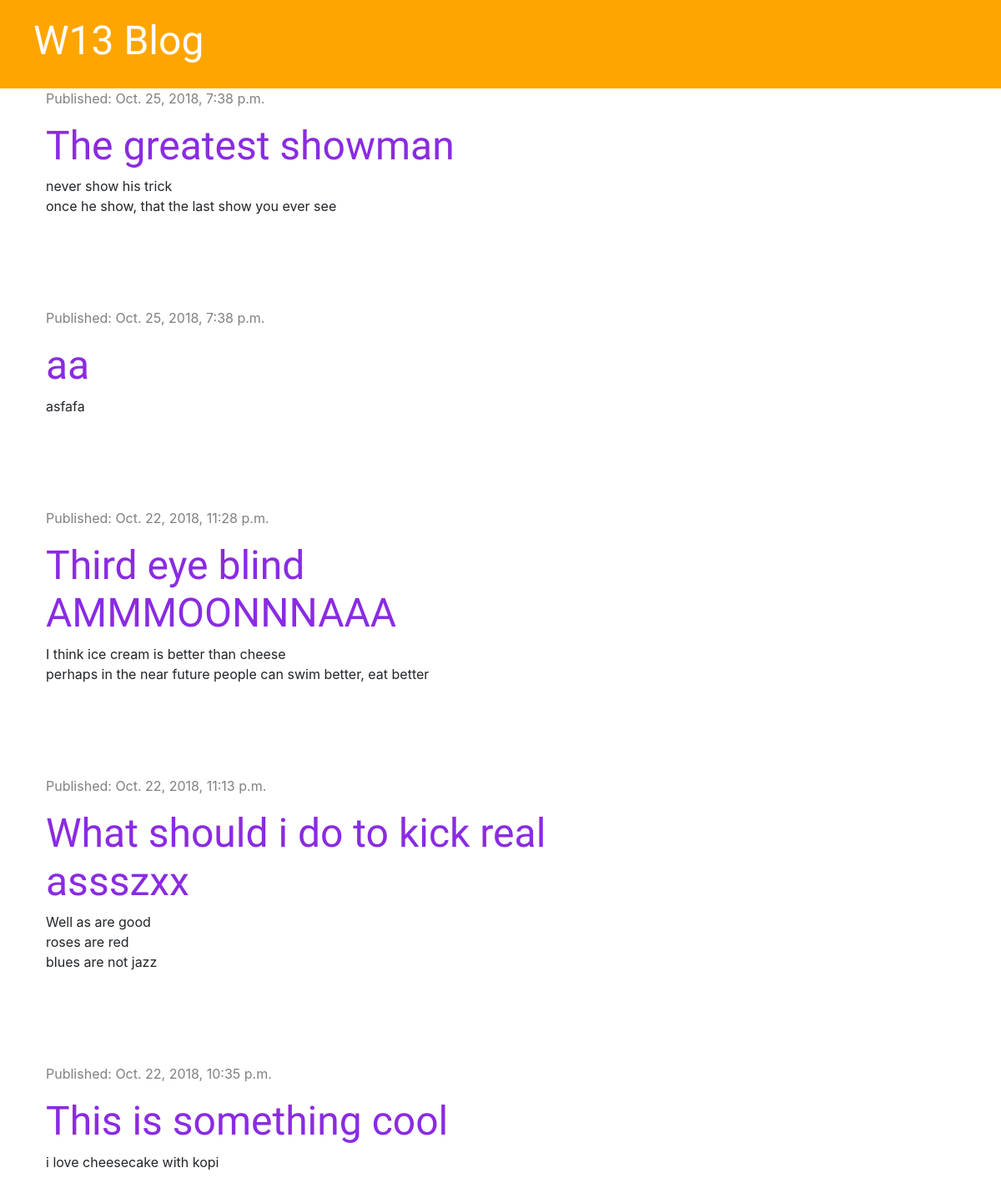
/, run on an earlier commit of the app's database.
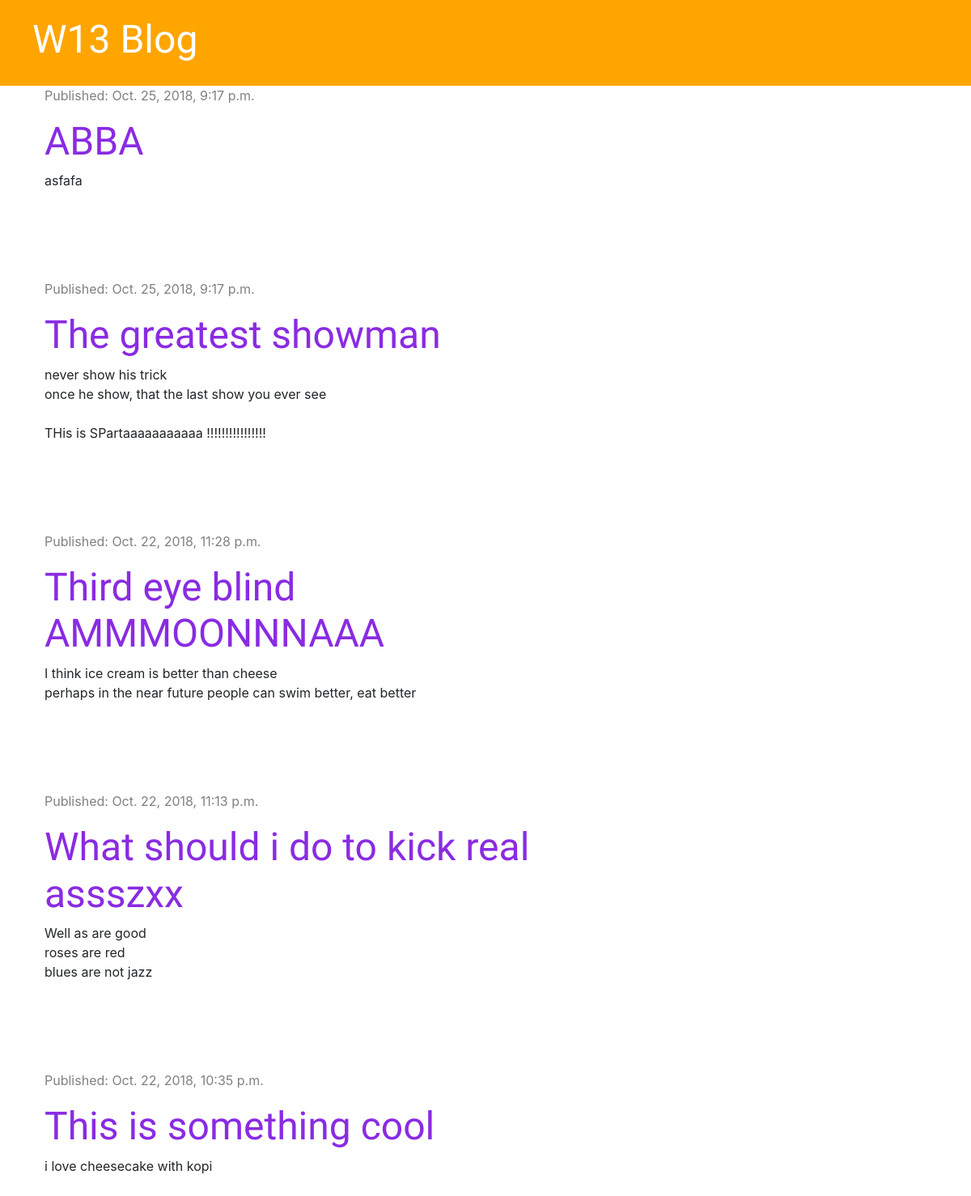
And on a later commit of the database.
### blog/models.py (models this page shows, shortened)
class Post(models.Model):
    author = models.ForeignKey('auth.User', on_delete=models.CASCADE)
    title = models.CharField(max_length = 200)
    text = models.TextField()
    created_date = models.DateTimeField(default = timezone.now)
    published_date = models.DateTimeField(blank = True, null = True)

### blog/views.py (the view)
# urls.py: path('',views.post_list,name='post_list'),
def post_list(request):
    posts = Post.objects.filter(published_date__lte = timezone.now()).order_by('-published_date')
    stuff_for_frontend = {'posts' : posts}
    return render(request, 'blog/post_list.html',stuff_for_frontend)

### blog/templates/blog/post_list.html
{% extends 'blog/base.html' %}
{% block content %}
    {% for post in posts %}
        <div class="post">
            <div class="date">
                <p>Published: {{ post.published_date }}</p>
            </div>
            <h1><a href="{% url 'post_detail' pk=post.pk %}">{{ post.title }}</a></h1>
            <p>{{ post.text|linebreaksbr }}</p>
            <br>
        </div>
    {% endfor %}
{% endblock %}

What changed in the data, as far as the page shows it:
changed Post "asfafa": published_date "Oct. 25, 2018, 7:38 p.m." → "Oct. 25, 2018, 9:17 p.m."; title "aa" → "ABBA"; moves up the list
changed Post "The greatest showman": published_date "Oct. 25, 2018, 7:38 p.m." → "Oct. 25, 2018, 9:17 p.m."; text "never show his trick once he show, that the last show you ever see" → "never show his trick once he show, that the last show you ever see THis is SPartaaaaaaaaaaa !!!!!!!!!!!!!!!!"
